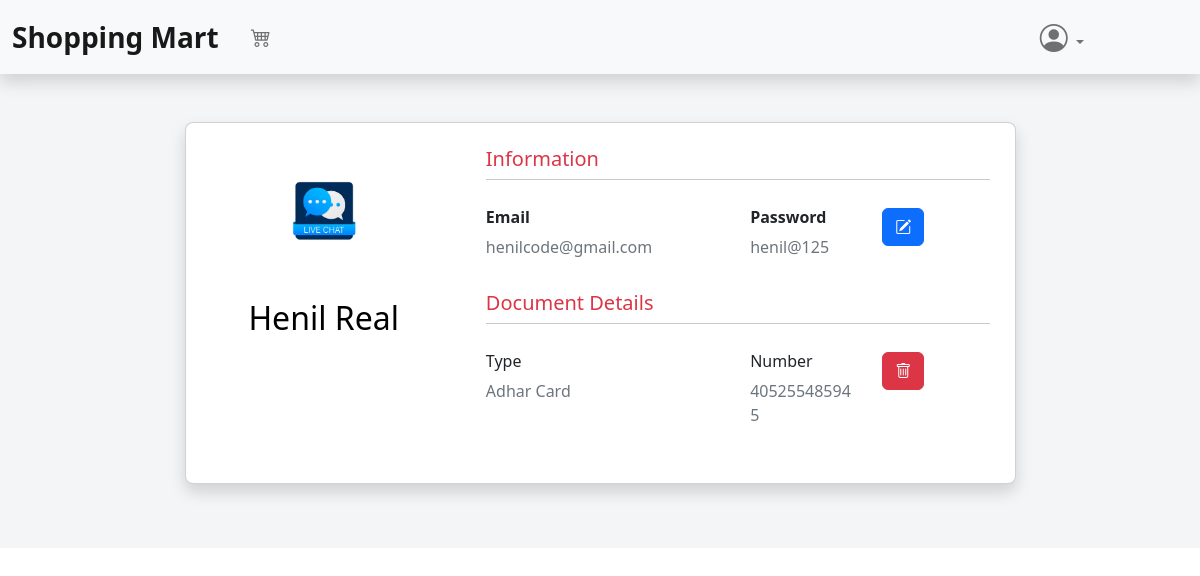
/RDBMS/profile.php (signed in), run on the app's committed database.
### tables this page shows
CREATE TABLE `document` (
  `id` int(11) NOT NULL,
  `number` text NOT NULL,
  `name` text NOT NULL,
  `customers_id` int(11) NOT NULL
);

CREATE TABLE `customers` (
  `id` int(11) NOT NULL,
  `name` text NOT NULL,
  `email` text NOT NULL,
  `password` text NOT NULL
);

### RDBMS/PHP/db.php (called while the page is built, shortened)
<?php
if (isset($_SESSION['Active_User'])) {
    $active_user_id = $_SESSION['Active_User'];
}

### RDBMS/profile.php (the view, shortened to what this page needs)
<!DOCTYPE html>
<html lang="en">
<head>
</head>
<body>
    <?php
    include "Group/nav.php";
    include "PHP/db.php";
    $select_profile = "SELECT customers.id,customers.password,customers.name AS Customer_name,customers.email, document.name,document.number
    FROM customers
        LEFT JOIN document ON document.customers_id = customers.id
    WHERE customers.id = $active_user_id";
    $execut_select_profile = mysqli_query($conn, $select_profile);
    $rowsP = mysqli_fetch_array($execut_select_profile);
    if (!empty($rowsP)) {
    ?>
        <section style="background-color: #f4f5f7;">
            <div class="container py-5 h-100">
                <div class="row d-flex justify-content-center align-items-center h-100">
                    <div class="col col-lg-9 mb-4 mb-lg-0">
                        <div class="card mb-3 shadow" style="border-radius: .5rem;">
                            <div class="row g-0">
                                <div class="col-md-4 gradient-custom text-center text-black" style="border-top-left-radius: .5rem; border-bottom-left-radius: .5rem;">
                                    <img src="upload/download.png" alt="Avatar" class="img-fluid my-5" style="width: 80px;" />
                                    <h2><?php echo $rowsP['Customer_name']; ?></h2>
                                </div>
                                <div class="col-md-8">
                                    <div class="card-body p-4">
                                        <h5 class="text-danger">Information</h5>
                                        <hr class="mt-0 mb-4">
                                        <div class="row pt-1">
                                            <div class="col-6 mb-3">
                                                <h6 class="fw-bold">Email</h6>
                                                <p class="text-muted"><?php echo $rowsP['email'] ?></p>
                                            </div>
                                            <div class="col-3 mb-3">
                                                <h6 class="fw-bold">Password</h6>
                                                <p class="text-muted"><?php echo $rowsP['password'] ?></p>
                                            </div>
                                            <div class="col">
                                                <button type="button" class="btn btn-primary" data-bs-toggle="modal" data-bs-target="#EditProfile">
                                                    <i class="bi bi-pencil-square"></i>
                                                </button>
                                            </div>
                                        </div>
                                        <h5 class="text-danger">Document Details</h5>
                                        <hr class="mt-0 mb-4">
                                        <?php
                                        $select_document = "select * from document where customers_id= $active_user_id";
                                        $execut_quer = mysqli_query($conn, $select_document);
                                        $result_execu_quer = mysqli_fetch_array($execut_quer);
                                        ?>
                                        <?php
                                        if (!empty($result_execu_quer)) {
                                        ?>
                                            <div class="row pt-1">
                                                <div class="col-6 mb-3">
                                                    <h6>Type</h6>
                                                    <p class="text-muted"><?php echo $rowsP['name']; ?></p>
                                                </div>
                                                <div class="col-3 mb-3">
                                                    <h6>Number</h6>
                                                    <p class="text-muted"><?php echo $rowsP['number'] ?></p>
                                                </div>
                                                <div class="col">
                                                    <a type="button" class="btn btn-danger" href="PHP/documentSend.php?deleteDocument=<?php echo $active_user_id; ?>">
                                                        <i class="bi bi-trash "></i>
                                                    </a>
                                                </div>
                                            </div>
                                        <?php
                                        }
                                        ?>
                                    </div>
                                </div>
                            </div>
                        </div>
                    </div>
                </div>
            </div>
        </section>
    <?php
    }else{
        echo "<h1 class='text-center pt-5 text-danger fw-bold'> No Data Found </h1>";
    }
    ?>
</body>
</html>

### data on the page
document: customers.name "Henil Real", customers.email "henilcode@gmail.com", customers.password "henil@125", name "Adhar Card", number "405255485945"
